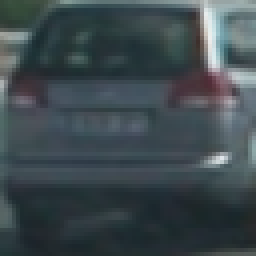
#> input picture vehicles/vehicles/GTI_Left/image0031.png, 64 x 64 px (shown 4 times larger)
$ jupyter execute --allow-errors draft.ipynb   (older library calls are emulated)
#> lines starting #> are read from the running program, lines starting #| are printed output that depends on the picture
[cell 1]
# Imports
import numpy as np
import matplotlib.image as mpimg
import matplotlib.pyplot as plt
import cv2
import glob
import time
import os
import random
from sklearn.svm import LinearSVC
from sklearn.preprocessing import StandardScaler
from sklearn.model_selection import train_test_split
from skimage.feature import hog
import pickle

print('everything loaded fine...')

[cell 2]
print(np.version.version)

[cell 3]
# vehicle and Non-Vehicle template images
vehicle_dir = './vehicles'
print(vehicle_dir)
non_car_dir = './non-vehicles'
print(non_car_dir)
car_img = []
noncar_img = []

for subdir, dirs, files in os.walk(vehicle_dir):
    for file in files:
        if file.endswith(".png"):
            full_path = os.path.join(subdir, file)
            car_img.append(full_path)
            #print(os.path.join(subdir, file))

for subdir, dirs, files in os.walk(non_car_dir):
    for file in files:
        if file.endswith(".png"):
            full_path = os.path.join(subdir, file)
            noncar_img.append(full_path)
            #print(os.path.join(subdir, file))


print(len(car_img))
print(len(noncar_img))
#test_car_img = mpimg.imread(car_img[random.randint(0, len(car_img))])
#test_noncar_img = mpimg.imread(noncar_img[random.randint(0, len(noncar_img))])
test_car_img = cv2.imread(car_img[random.randint(0, len(car_img))])
#> test_car_img is the input picture: shape (64, 64, 3); mean B, G, R 78.4, 73.7, 62.1
#> (the rest of this cell did not finish here and is left out)

[cell 4]
# Test image for debugging functions
test_image = './test_images/test1.jpg'
#test_image = './vehicles/KITTI_extracted/1.png'

#test_img = mpimg.imread(test_image)
test_img = cv2.cvtColor(cv2.imread(test_image), cv2.COLOR_BGR2RGB)
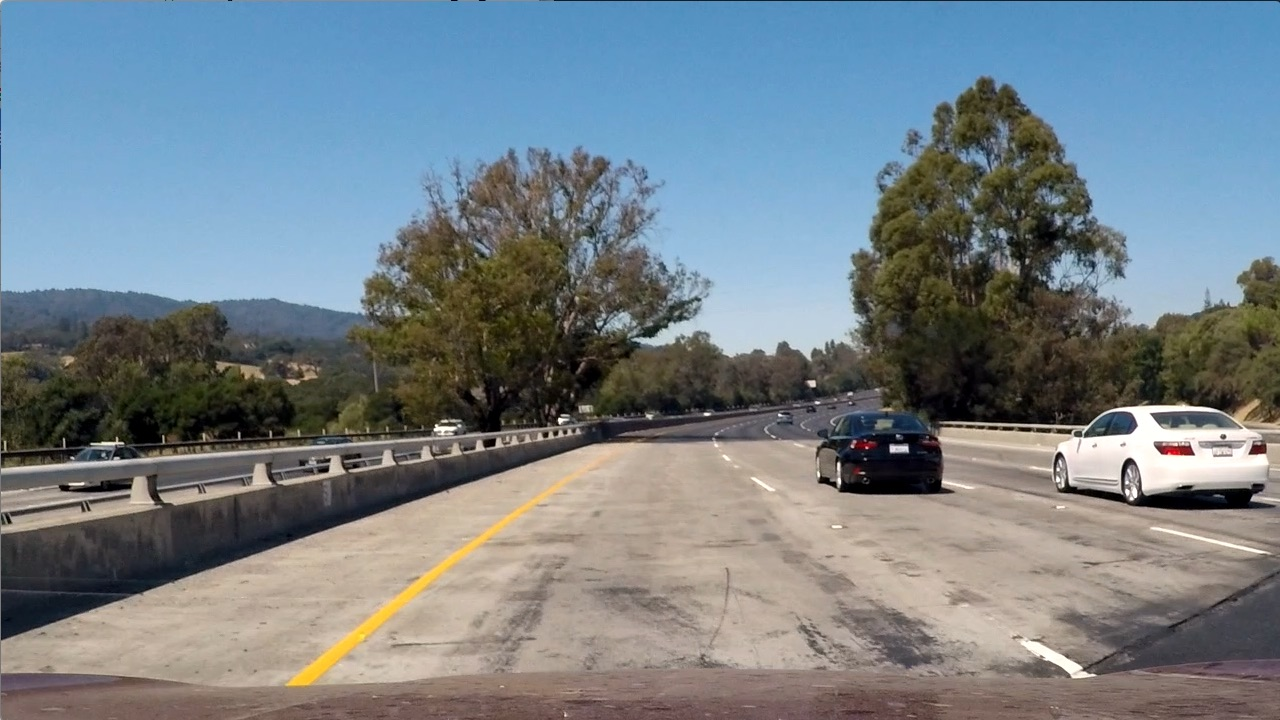
#> input picture test_images/test1.jpg, 1280 x 720 px
plt.imshow(test_img)
plt.show()

[cell 5]
bbox_img = cv2.cvtColor(cv2.imread('./output_images/bbox_sample.png'), cv2.COLOR_BGR2RGB)
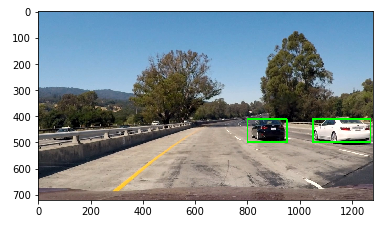
#> input picture output_images/bbox_sample.png, 390 x 227 px
heat_map = cv2.cvtColor(cv2.imread('./output_images/heat_map.png'), cv2.COLOR_BGR2RGB)
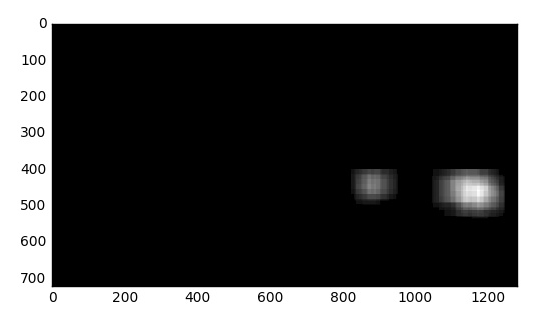
#> input picture output_images/heat_map.png, 540 x 320 px
#> heat_map is the input picture: shape (320, 540, 3); min 0, max 255, mean 74.3

# [8 lines of commented-out code are left out]

plt.imshow(heat_map)
plt.show()

[cell 6]
# Feature Extraction Helpers Functions

# Draw bounding boxes (default color green)
def draw_boxes(img, bboxes, color=(0, 255, 0), thick=6):
    # make a copy of the image
#> called with color = (0, 255, 0), thick = 6
    draw_img = np.copy(img)
    # draw each bounding box on your image copy
    for box in bboxes:
        cv2.rectangle(draw_img, box[1], box[0], color, thick)
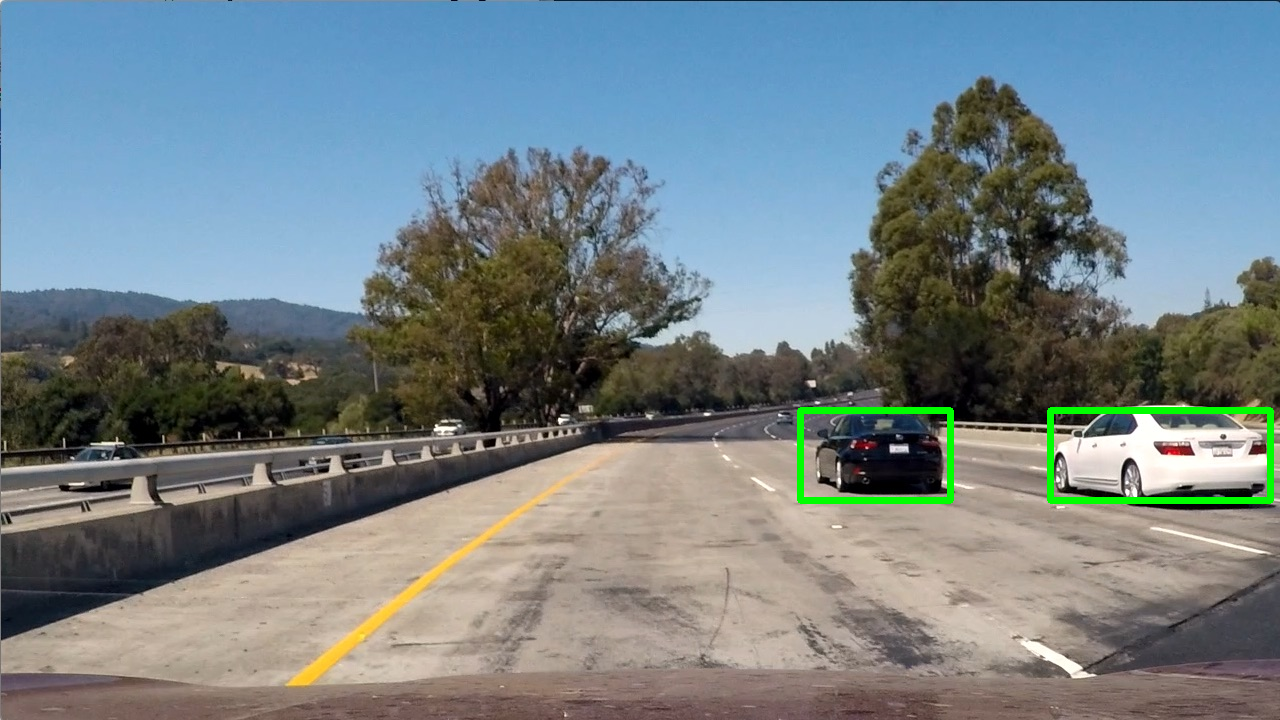
#> draw_img: shape (720, 1280, 3); mean R, G, B 116.5, 129.8, 134.6

    return draw_img

# test fucntion
bboxes = [((800, 410), (950, 500)), ((1050, 410), (1270, 500))]
bBox_test = draw_boxes(test_img, bboxes)

plt.imshow(bBox_test)
plt.show()

[cell 7]
# Match Finding
#
# This function takes an image and a list of templates as inputs
# then searches the image and returns the a list of bounding boxes
# for matched templates
# [28 lines left out: function find_matches, not called in this run]


# Color Histogram
#
# This function computes color histogram features
def color_hist(img, nbins=32, bins_range=(0, 256)):
    # Compute the histogram of the RGB channels separately
    rhist = np.histogram(img[:,:,0], bins=32, range=(0, 256))
    ghist = np.histogram(img[:,:,1], bins=32, range=(0, 256))
    bhist = np.histogram(img[:,:,2], bins=32, range=(0, 256))
    # Generating bin centers
    bin_edges = rhist[1]
    bin_centers = (bin_edges[1:]  + bin_edges[0:len(bin_edges)-1])/2
    # Concatenate the histograms into a single feature vector
    hist_features = np.concatenate((rhist[0], ghist[0], bhist[0]))
    # Return the individual histograms, bin_centers and feature vector
    return rhist, ghist, bhist, bin_centers, hist_features

# [34 lines of commented-out code are left out]

def bin_spatial(img, color_space='RGB', size=(32, 32)):
    # Convert image to new color space (if specified)
    if color_space != 'RGB':
        if color_space == 'HSV':
            feature_image = cv2.cvtColor(img, cv2.COLOR_RGB2HSV)
        elif color_space == 'LUV':
            feature_image = cv2.cvtColor(img, cv2.COLOR_RGB2LUV)
        elif color_space == 'HLS':
            feature_image = cv2.cvtColor(img, cv2.COLOR_RGB2HLS)
        elif color_space == 'YUV':
            feature_image = cv2.cvtColor(img, cv2.COLOR_RGB2YUV)
        elif color_space == 'YCrCb':
            feature_image = cv2.cvtColor(img, cv2.COLOR_RGB2YCrCb)
    else: feature_image = np.copy(img)
    # Use cv2.resize().ravel() to create the feature vector
    features = cv2.resize(feature_image, size).ravel()
    # Return the feature vector
    return features


# Dataset Explorer
#
# This function returns some useful characteristics of the dataset
# like the size of the data set, image shape and data type.
# [34 lines left out: functions data_look, get_hog_features, not called in this run]


# DEBUG HOG FEATURES
# Generate a random index to look at a car image
#ind = np.random.randint(0, len(cars))
# Read in the image
#image = mpimg.imread(cars[ind])
#gray = cv2.cvtColor(test_img, cv2.COLOR_RGB2GRAY)
# Define HOG parameters
#orient = 9
#pix_per_cell = 8
#cell_per_block = 2
# Call our function with vis=True to see an image output
#features, hog_image = get_hog_features(gray, orient,
                        #pix_per_cell, cell_per_block,
                        #vis=True, feature_vec=False)


# Plot the examples
#fig = plt.figure()
#plt.subplot(121)
#plt.imshow(test_img, cmap='gray')
#plt.title('Example Car Image')
#plt.subplot(122)
#plt.imshow(hog_image, cmap='gray')
#plt.title('HOG Visualization')
#plt.show()


# Combine and Normalize Features
#
# This function takes in a list of image filenames, reads them one by one,
# then applies a color conversion (if necessary) and uses bin_spatial()
# and color_hist() to generate feature vectors. The function then
# concatenates those two feature vectors and appends the result to a list.
# After cycling through all the images, the function then
# returns the list of feature vectors.
def extract_features(imgs, cspace='RGB', spatial_size=(32, 32),
                        hist_bins=32, hist_range=(0, 256)):
    # Create a list to append feature vectors to
#> called with cspace = 'HSV', spatial_size = (32, 32), hist_bins = 32, hist_range = (0, 256)
    features = []
    # Iterate through the list of images
    for file in imgs:
        # Read in each one by one
        image = mpimg.imread(file)
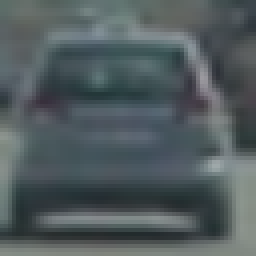
#> input picture vehicles/vehicles/GTI_Far/image0004.png, 64 x 64 px (shown 4 times larger)
#> image is the input picture: shape (64, 64, 3) float32; mean R, G, B 0.319, 0.359, 0.37
        # apply color conversion if other than 'RGB'
        if cspace != 'RGB':
            if cspace == 'HSV':
                feature_image = cv2.cvtColor(image, cv2.COLOR_RGB2HSV)
#> feature_image: shape (64, 64, 3) float32; mean H, S, V 188.8, 0.2, 0.4
#> (the rest of the program and of its run is left out)
